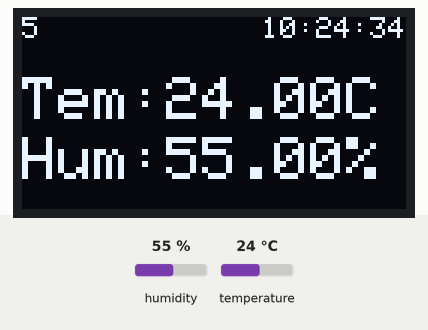
Bench run of a program on a simulated ESP32. Shown: 128×64 one-colour display. Inputs (shaded band) come from the test bench; at power-on: humidity 55 %, temperature 24 °C. WiFi joins after 1.5 s; servers stay silent unless stated; network time is answered at once with the bench clock; the local clock reads 2024-03-15 10:24:30 at power-on unless the program sets it.

Above: at 4.7 s.
4.8 s: humidity set to 22 %
At 6.5 s:
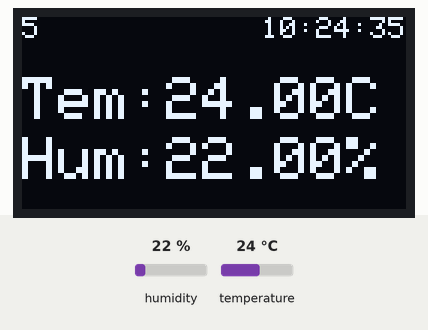
8.2 s: temperature set to 12 °C
At 9.1 s:
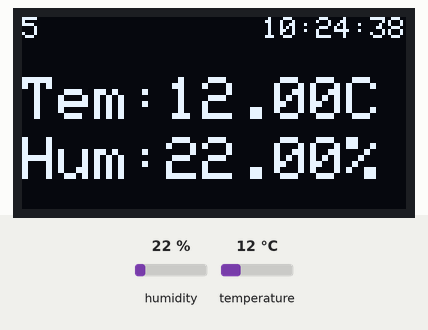
11.3 s: humidity set to 40 %
At 12.7 s:
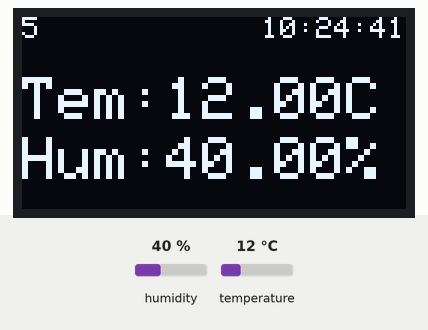
14.4 s: temperature set to 19 °C
At 15.6 s:
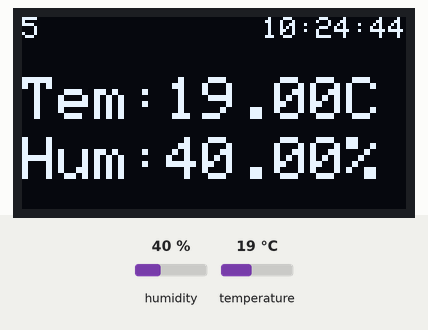
Timing chart, 0 to 17.4 s (numbered marks = the images above; inputs shaded):
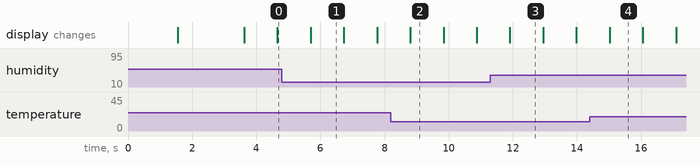

Measured:
- what the display in image 3 shows lasts 1.0 s, from 11.9 s to 12.9 s

The program:

main.cpp
```cpp
#include "WiFi.h"
#include <SPI.h>
#include <Wire.h>
#include "DHTesp.h"
#include <WiFiUdp.h>
#include <NTPClient.h>
#include <Adafruit_GFX.h>
#include <Adafruit_SSD1306.h>


#define DHTPIN 15     // DHT11 sensor pin
#define DHTTYPE DHT11 // DHT11 sensor type
#define SCREEN_WIDTH 128 // OLED display width, in pixels
#define SCREEN_HEIGHT 64 // OLED display height, in pixels
#define OLED_MOSI 23
#define OLED_CLK  18
#define OLED_DC   19
#define OLED_CS   5
#define OLED_RST  16

const char* ssid = "LAB_2G";
const char* password = "embeddedlab";
// const char* ssid = "Wifi Vung Cao";
// const char* password = "66668888";
const char* ntpServerName = "3.asia.pool.ntp.org";
const int timeZone = 7; // GMT+7

WiFiUDP ntpUDP;
NTPClient timeClient(ntpUDP, ntpServerName, timeZone * 3600, 60000);
DHTesp dht;
Adafruit_SSD1306 display(SCREEN_WIDTH, SCREEN_HEIGHT, OLED_MOSI, OLED_CLK, OLED_DC, OLED_RST, OLED_CS);

float humidity = 0;
float temperature = 0;
int count_time_wifi = 0;

void Set_NTP();
void Set_SH1106();
void Read_DHT11();
void Connect_Wifi();

void setup()
{
  Serial.begin(115200);
  Set_SH1106();
  Connect_Wifi();
  Set_NTP();
  dht.setup(DHTPIN, DHTesp::DHTTYPE);
}

void loop()
{
  Read_DHT11();
}

void Read_DHT11()
{
  humidity = dht.getHumidity();
  temperature = dht.getTemperature();

  display.clearDisplay();
  display.setTextSize(1);
  display.setCursor(0, 0);
  display.println(timeClient.getDay());
  display.setCursor(80, 0);
  display.println(timeClient.getFormattedTime());

  display.setTextSize(2);
  display.setCursor(0, 20);
  display.print("Tem:");
  display.print(temperature);
  display.println("C");

  display.setCursor(0, 40);
  display.print("Hum:");
  display.print(humidity);
  display.println("%");
  display.display();
  delay(1000);
}

void Set_SH1106()
{
  if(!display.begin(SSD1306_SWITCHCAPVCC)) {
    Serial.println(F("SSD1306 allocation failed"));
    for(;;);
  }
  display.setTextColor(SSD1306_WHITE);
}

void Set_NTP()
{
  timeClient.begin();
  while(!timeClient.update())
  {
    timeClient.forceUpdate();
  }
}

void Connect_Wifi()
{
  WiFi.begin(ssid, password);

  while (WiFi.status() != WL_CONNECTED && count_time_wifi < 10)
  {
    count_time_wifi++;
    delay(500);
  }

  if(count_time_wifi > 9)
  {
    display.clearDisplay();
    display.setTextSize(1);
    display.setCursor(23, 0);
    display.println("Disconnected WIFI!");
    display.display();
  }

  if(WiFi.status() == WL_CONNECTED)
  {
    display.clearDisplay();
    display.setTextSize(1);
    display.setCursor(25, 0);
    display.println("Connected WIFI!");
    display.display();
  }
  delay(2000);
}
```
